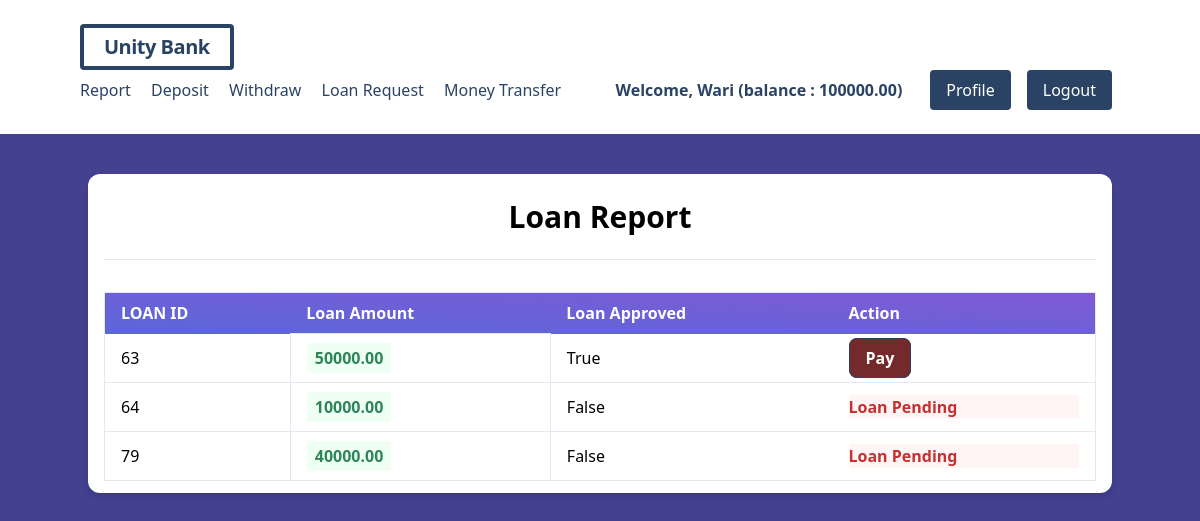
The page /transactions/loans/ (signed in) on the database its author committed.
### accounts/models.py (models this page shows, shortened)
class UserBankAccount(models.Model):
    user = models.OneToOneField(User, related_name='account', on_delete=models.CASCADE)
    account_type = models.CharField(max_length=10, choices=ACCOUNT_TYPE)
    account_no = models.IntegerField(unique=True)
    birth_date = models.DateField(null=True, blank=True)
    gender = models.CharField(max_length=10, choices=GENDER_TYPE)
    initial_deposite_date = models.DateField(auto_now_add=True)
    balance = models.DecimalField(default=0, max_digits=12, decimal_places=2)

### transactions/models.py (models this page shows)
class Transaction(models.Model):
    account = models.ForeignKey(UserBankAccount, related_name = 'transactions', on_delete = models.CASCADE)
    account_number = models.CharField(max_length=255)
    amount = models.DecimalField(decimal_places=2, max_digits = 12)
    balance_after_transaction = models.DecimalField(decimal_places=2, max_digits = 12)
    transaction_type = models.IntegerField(choices=TRANSACTION_TYPE, null = True)
    timestamp = models.DateTimeField(auto_now_add=True)
    loan_approve = models.BooleanField(default=False)
    def __str__(self):
        return self.account_number
    class Meta:
        ordering = ['timestamp']

### transactions/views.py (the view)
# urls.py: path("loans/", LoanListView.as_view(), name="loan_list"),
class LoanListView(LoginRequiredMixin,ListView):
    model = Transaction
    template_name = 'transactions/loan_request.html'
    context_object_name = 'loans'
    def get_queryset(self):
        user_account = self.request.user.account
        queryset = Transaction.objects.filter(account=user_account,transaction_type=3)
        print(queryset)
        return queryset

### transactions/templates/transactions/loan_request.html (shortened to what this page needs)
{% extends 'base.html' %}
{% block content %}
<div class="my-10 py-3 px-4 bg-white rounded-xl shadow-md">
  <h1 class="font-bold text-3xl text-center pb-5 pt-2">Loan Report</h1>
  <hr />
  <table
    class="table-auto mx-auto w-full px-5 rounded-xl mt-8 border dark:border-neutral-500"
  >
    <thead class="bg-purple-900 text-white text-left">
      <tr
        class="bg-gradient-to-tr from-indigo-600 to-purple-600 rounded-md py-2 px-4 text-white font-bold"
      >
        <th class="px-4 py-2">LOAN ID</th>
        <th class="px-4 py-2">Loan Amount</th>
        <th class="px-4 py-2">Loan Approved</th>
        <th class="px-4 py-2">Action</th>
      </tr>
    </thead>
    <tbody>
      {% for loan in loans %}
      <tr class="border-b dark:border-neutral-500">
        <td class="px-4 py-2">
         {{ loan.id }}
        </td>
        <td class="px-4 py-3 text-s border">
          <span
            class="px-2 py-1 font-bold leading-tight rounded-sm text-green-700 bg-green-100"
          >
            {{ loan.amount }}
          </span>
        </td>
        <td class="px-4 py-2">
          {{ loan.loan_approve }}
        </td>
        <td class="px-4 py-2">
          {% if loan.loan_approve %}
          <a class="font-bold bg-red-900 text-white hover:text-blue-900 hover:bg-white border border-blue-900 font-bold px-4 py-2 rounded-lg" href='{% url "pay" loan.id %}'>Pay</a>
          {% else %}
          <p class="font-bold text-red-700 bg-red-100">Loan Pending</p>
          {% endif %}
        </td>
      </tr>
      {% endfor %}
    </tbody>
  </table>
</div>
{% endblock %}

### core/templates/base.html (shortened to what this page needs)
{% load static %}
<!DOCTYPE html>
<html lang="en">
    <head>
        <link href="https://unpkg.com/tailwindcss@^1.0/dist/tailwind.min.css" rel="stylesheet">
    </head>
    <body class="bg-indigo-800">
        {% include 'navbar.html' %}
        {% block body %}
            <div class="lg:container lg:mx-auto" id="main">
                {% block content %}
                {% endblock %}
            </div>
        {% endblock %}
    </body>
</html>

### core/templates/navbar.html (shortened to what this page needs)
<nav class="flex items-center justify-between flex-wrap bg-white p-6 px-10">
    <div class="flex items-center flex-shrink-0 text-white mr-6">
        <span class="font-semibold text-xl tracking-tight text-blue-900 ml-10 px-5 pt-1 pb-1 rounded border-4 border-blue-900"><a href="/">Unity Bank</a></span>
    </div>
    <div class="w-full block flex-grow lg:flex lg:items-center lg:w-auto px-10">
        {% if request.user.is_authenticated %}
            <div class="text-x lg:flex-grow">
                <a href="{% url 'transaction_report' %}" class="block mt-4 lg:inline-block lg:mt-0 text-blue-900 hover:text-red-900 hover:font-black mr-4">
                    Report
                </a>
                <a href="{% url 'deposit_money' %}" class="block mt-4 lg:inline-block lg:mt-0 text-blue-900 hover:text-red-900 hover:font-black mr-4">
                    Deposit
                </a>
                <a href="{% url 'withdraw_money' %}" class="block mt-4 lg:inline-block lg:mt-0 text-blue-900 hover:text-red-900 hover:font-black mr-4">
                    Withdraw
                </a>
                <a href="{% url 'loan_request' %}" class="block mt-4 lg:inline-block lg:mt-0 text-blue-900 hover:text-red-900 hover:font-black mr-4">
                    Loan Request
                </a>
                <a href="{% url 'transfer_money' %}" class="block mt-4 lg:inline-block lg:mt-0 text-blue-900 hover:text-red-900 hover:font-black mr-4">
                    Money Transfer
                </a>
            </div>
            <div class="flex w-auto">
                <div class="text-blue-900 my-auto font-black px-5">Welcome, {{ request.user.first_name }} (balance : {{request.user.account.balance}}) </div>
                <a href="{% url 'profile' %}" class="mx-2 inline-block font-medium text-x px-4 py-3 leading-none bg-blue-900 rounded text-white border-white hover:border-transparent hover:text-dark hover:bg-red-700 mt-4 lg:mt-0">Profile</a>
                <a href="{% url 'logout' %}" class="mx-2 inline-block font-medium text-x px-4 py-3 leading-none bg-blue-900 rounded text-white border-white hover:border-transparent hover:text-dark hover:bg-red-700 mt-4 lg:mt-0">Logout</a>
            </div>
        {% endif %}
    </div>
</nav>

### rows shown on the page
Transaction: id "63", amount "50000.00", loan_approve "True", shows "Pay"
Transaction: id "64", amount "10000.00", loan_approve "False", shows "Loan Pending"
Transaction: id "79", amount "40000.00", loan_approve "False", shows "Loan Pending"

### other values the page prints
{{ request.user.first_name }} "Wari"
{{ request.user.account.balance }} "100000.00"
